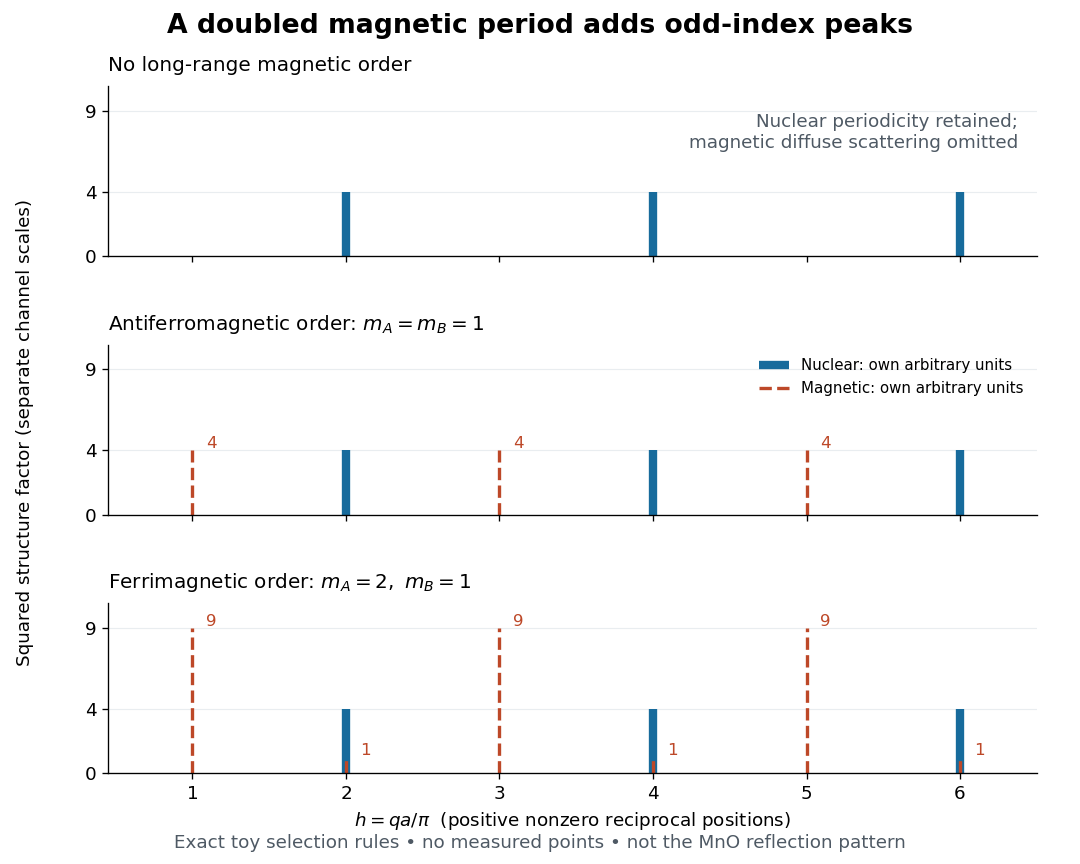

This figure's Python source:
"""Exact two-site selection rules, not historical neutron data.

Python 3.14; matplotlib 3.10.7, numpy 2.3.5. Run from _media with
MPLBACKEND=Agg MPLCONFIGDIR=/tmp/codex-wiki-matplotlib.
Nuclear F=1+exp(i*pi*h); magnetic F=mA-mB*exp(i*pi*h).
Sticks represent squared structure factors, not integrated cross sections.
"""
from pathlib import Path
import matplotlib.pyplot as plt
import numpy as np

plt.rcParams.update({'font.size': 11, 'font.family': 'DejaVu Sans'})
fig, axes = plt.subplots(3, 1, figsize=(9, 7.2), sharex=True, facecolor='white')
h = np.arange(1, 7)
phase = np.exp(1j * np.pi * h)
nuclear = np.abs(1 + phase)**2
nuclear[nuclear < 1e-20] = 0
cases = [
    ('No long-range magnetic order', None),
    ('Antiferromagnetic order: $m_A=m_B=1$', (1, 1)),
    (r'Ferrimagnetic order: $m_A=2,\ m_B=1$', (2, 1)),
]
for ax, (title, moments) in zip(axes, cases):
    ax.set_title(title, loc='left', fontsize=12, pad=9)
    ax.vlines(h, 0, nuclear, colors='#176b9c', linewidth=5,
              label='Nuclear: own arbitrary units')
    if moments:
        a, b = moments
        magnetic = np.abs(a - b * phase)**2
        magnetic[magnetic < 1e-20] = 0
        ax.vlines(h, 0, magnetic, colors='#bd4828', linewidth=2,
                  linestyles='--', label='Magnetic: own arbitrary units')
        for x, y in zip(h, magnetic):
            if y:
                ax.text(x + .09, y + .1, f'{y:.0f}', color='#bd4828', fontsize=10)
    else:
        ax.text(.98, .64, 'Nuclear periodicity retained;\nmagnetic diffuse scattering omitted',
                transform=ax.transAxes, ha='right', color='#4e5964')
    ax.set(ylim=(0, 10.5), yticks=[0, 4, 9], xlim=(.45, 6.5))
    ax.grid(axis='y', color='#e9edf0', linewidth=.7)
    ax.set_axisbelow(True)
    ax.spines[['top', 'right']].set_visible(False)
axes[1].legend(loc='upper right', fontsize=9, frameon=False)
axes[-1].set(xticks=h, xlabel=r'$h=qa/\pi$  (positive nonzero reciprocal positions)')
fig.text(.015, .5, 'Squared structure factor (separate channel scales)',
         rotation=90, va='center', fontsize=11)
fig.suptitle('A doubled magnetic period adds odd-index peaks',
             fontsize=16, weight='bold', y=.985)
fig.text(.5, .018, 'Exact toy selection rules • no measured points • not the MnO reflection pattern',
         ha='center', fontsize=11, color='#4e5964')
fig.subplots_adjust(left=.10, right=.96, top=.90, bottom=.105, hspace=.52)
fig.savefig(Path.cwd() / (Path(__file__).stem + '.png'), dpi=120,
            facecolor='white', transparent=False)
